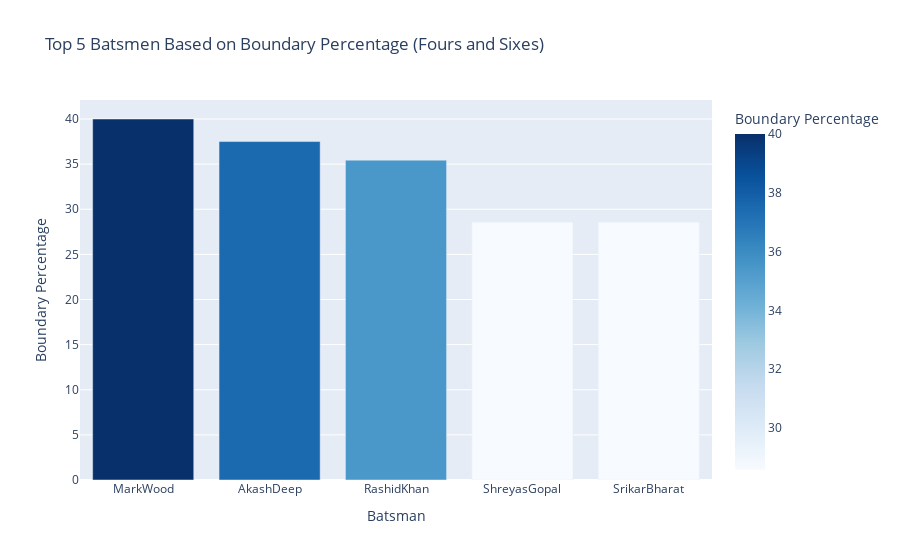
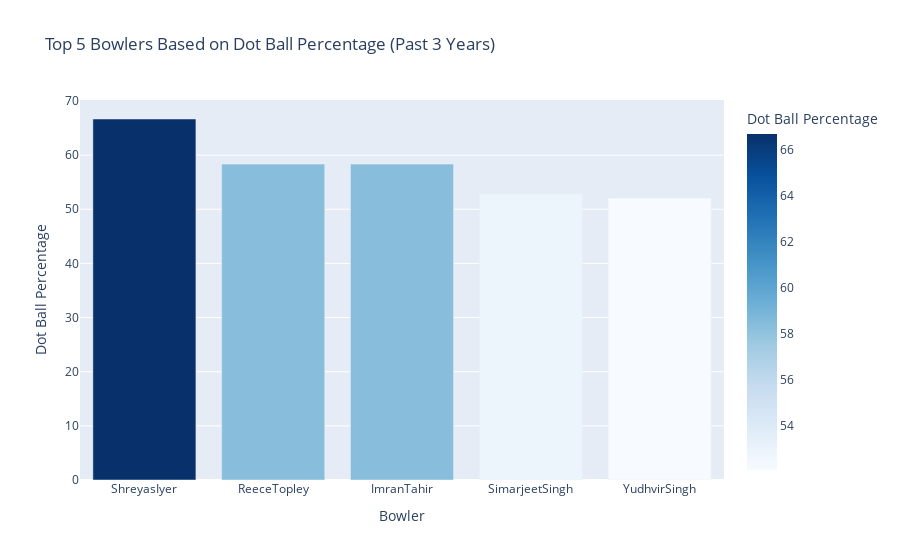

Notebook code for these charts, in order:
### Code cell
### Top 5 batsmen based on past 3 years boundary % (fours and sixes)



# Check for rows with invalid date formats and manually fix them
merged_df['matchDate'] = pd.to_datetime(merged_df['matchDate'], errors='coerce')

# Check for rows that are still invalid after conversion
invalid_dates = merged_df[merged_df['matchDate'].isna()]

# Optionally, print these invalid dates to understand the issue
print(invalid_dates)

# You can either drop rows with invalid dates or fix them manually
# merged_df = merged_df.dropna(subset=['matchDate'])

# Now proceed with the filtering for the past 3 years
three_years_ago = pd.to_datetime('today') - pd.DateOffset(years=3)
df_recent = merged_df[merged_df['matchDate'] >= three_years_ago]

# Continue with the boundary percentage calculation
df_recent['total_boundaries'] = df_recent['4s'] + df_recent['6s']
df_recent['boundary_percentage'] = (df_recent['total_boundaries'] / df_recent['balls']) * 100

# Group by batsman and calculate the total boundaries and balls faced
batsman_stats = (
    df_recent.groupby('batsmanName')
    .agg({'total_boundaries': 'sum', 'balls': 'sum'})
    .reset_index()
)

# Calculate boundary percentage for each batsman
batsman_stats['boundary_percentage'] = (batsman_stats['total_boundaries'] / batsman_stats['balls']) * 100

# Sort by boundary percentage in descending order and get the top 5 batsmen
top_batsmen = batsman_stats.sort_values('boundary_percentage', ascending=False).head(5)

# Display the result
print(top_batsmen[['batsmanName', 'boundary_percentage']])



# Create the bar plot for the top 5 batsmen based on boundary percentage
fig = px.bar(top_batsmen, 
             x='batsmanName', 
             y='boundary_percentage', 
             title='Top 5 Batsmen Based on Boundary Percentage (Fours and Sixes)',
             labels={'batsmanName': 'Batsman', 'boundary_percentage': 'Boundary Percentage'},
             color='boundary_percentage', 
             color_continuous_scale='Blues')

# Show the plot
fig.show()



# Assuming merged_df_Bowling is already loaded with the required columns

# Step 1: Convert overs to balls
# If 'overs' is a string in format like '3.2', convert to balls (3 overs and 2 balls)
merged_df_Bowling['balls'] = merged_df_Bowling['overs'].apply(lambda x: int(str(x).split('.')[0]) * 6 + int(str(x).split('.')[1]) if '.' in str(x) else int(str(x)) * 6)

# Step 2: Calculate dot ball percentage
merged_df_Bowling['dot_ball_percentage'] = (merged_df_Bowling['0s'] / merged_df_Bowling['balls']) * 100

# Step 3: Group by bowler and sum dot balls and total balls
bowler_stats = merged_df_Bowling.groupby('bowlerName').agg(
    total_dot_balls=('0s', 'sum'),
    total_balls_bowled=('balls', 'sum')
).reset_index()

# Step 4: Calculate dot ball percentage for each bowler
bowler_stats['dot_ball_percentage'] = (bowler_stats['total_dot_balls'] / bowler_stats['total_balls_bowled']) * 100

# Step 5: Sort bowlers by dot ball percentage in descending order and get top 5
top_bowlers_dot_percentage = bowler_stats.sort_values(by='dot_ball_percentage', ascending=False).head(5)

# Visualize the top 5 bowlers based on dot ball percentage

fig = px.bar(top_bowlers_dot_percentage, x='bowlerName', y='dot_ball_percentage',
             title="Top 5 Bowlers Based on Dot Ball Percentage (Past 3 Years)",
             labels={'dot_ball_percentage': 'Dot Ball Percentage', 'bowlerName': 'Bowler'},
             color='dot_ball_percentage', color_continuous_scale='Blues')

fig.show()

### Figure 1 — Plotly figure (JSON) as saved in the notebook; plotly's stock layout.template omitted (floating-point values rounded to 4 significant figures)
{"data": [{"alignmentgroup": "True", "hovertemplate": "Batsman=%{x}<br>Boundary Percentage=%{marker.color}<extra></extra>", "legendgroup": "", "marker": {"color": [40, 37.5, 35.44, 28.57, 28.57], "coloraxis": "coloraxis", "pattern": {"shape": ""}}, "name": "", "offsetgroup": "", "orientation": "v", "showlegend": false, "textposition": "auto", "type": "bar", "x": ["MarkWood", "AkashDeep", "RashidKhan", "ShreyasGopal", "SrikarBharat"], "xaxis": "x", "y": [40, 37.5, 35.44, 28.57, 28.57], "yaxis": "y"}], "layout": {"barmode": "relative", "coloraxis": {"colorbar": {"title": {"text": "Boundary Percentage"}}, "colorscale": [[0, "rgb(247,251,255)"], [0.125, "rgb(222,235,247)"], [0.25, "rgb(198,219,239)"], [0.375, "rgb(158,202,225)"], [0.5, "rgb(107,174,214)"], [0.625, "rgb(66,146,198)"], [0.75, "rgb(33,113,181)"], [0.875, "rgb(8,81,156)"], [1, "rgb(8,48,107)"]]}, "legend": {"tracegroupgap": 0}, "title": {"text": "Top 5 Batsmen Based on Boundary Percentage (Fours and Sixes)"}, "xaxis": {"anchor": "y", "domain": [0, 1], "title": {"text": "Batsman"}}, "yaxis": {"anchor": "x", "domain": [0, 1], "title": {"text": "Boundary Percentage"}}}}

### Figure 2 — Plotly figure (JSON) as saved in the notebook; plotly's stock layout.template omitted (floating-point values rounded to 4 significant figures)
{"data": [{"alignmentgroup": "True", "hovertemplate": "Bowler=%{x}<br>Dot Ball Percentage=%{marker.color}<extra></extra>", "legendgroup": "", "marker": {"color": [66.67, 58.33, 58.33, 52.78, 52.08], "coloraxis": "coloraxis", "pattern": {"shape": ""}}, "name": "", "offsetgroup": "", "orientation": "v", "showlegend": false, "textposition": "auto", "type": "bar", "x": ["ShreyasIyer", "ReeceTopley", "ImranTahir", "SimarjeetSingh", "YudhvirSingh"], "xaxis": "x", "y": [66.67, 58.33, 58.33, 52.78, 52.08], "yaxis": "y"}], "layout": {"barmode": "relative", "coloraxis": {"colorbar": {"title": {"text": "Dot Ball Percentage"}}, "colorscale": [[0, "rgb(247,251,255)"], [0.125, "rgb(222,235,247)"], [0.25, "rgb(198,219,239)"], [0.375, "rgb(158,202,225)"], [0.5, "rgb(107,174,214)"], [0.625, "rgb(66,146,198)"], [0.75, "rgb(33,113,181)"], [0.875, "rgb(8,81,156)"], [1, "rgb(8,48,107)"]]}, "legend": {"tracegroupgap": 0}, "title": {"text": "Top 5 Bowlers Based on Dot Ball Percentage (Past 3 Years)"}, "xaxis": {"anchor": "y", "domain": [0, 1], "title": {"text": "Bowler"}}, "yaxis": {"anchor": "x", "domain": [0, 1], "title": {"text": "Dot Ball Percentage"}}}}
